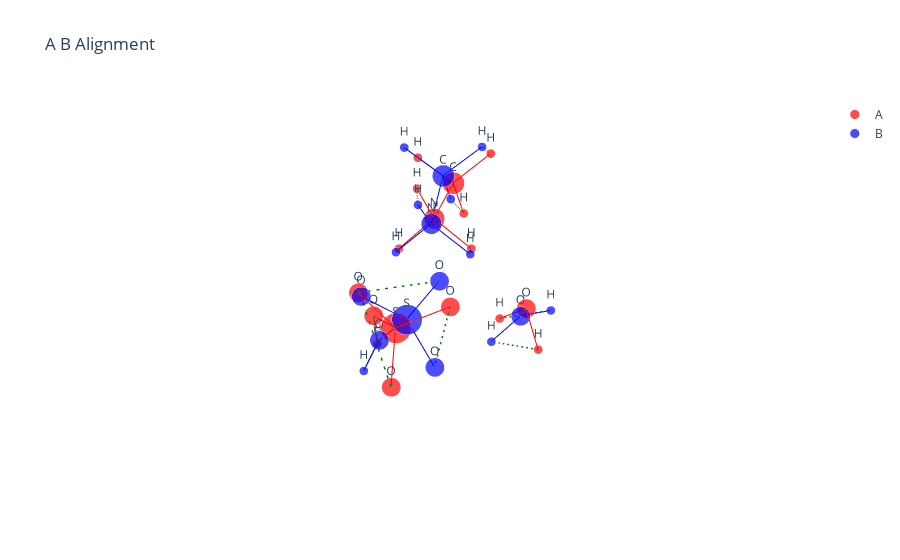

The notebook cell saved with this chart:
### Code cell
data_path = "../Data/S1-MA-W1"
molA = next(pybel.readfile("xyz", os.path.join(data_path, 's1maw1-1.xyz')))
molB = next(pybel.readfile("xyz", './arbalign_output/s1maw1-3-aligned_to-s1maw1-1.xyz'))
X_A, T_A, B_A = otm.tl.process_molecule(molA) 
X_B, T_B, B_B = otm.tl.process_molecule(molB)
X_B_aligned, _, _ = otm.tl.kabsch(X_A, X_B, np.eye(X_A.shape[0]))
print(otm.tl.root_mean_square_deviation(X_A, X_B_aligned))
otm.pl.interactive_alignment_plot(X_A, X_B_aligned, T_A, T_B, B_A, B_B, np.arange(X_A.shape[0], dtype=int), save=True)

### Figure 1 — Plotly figure (JSON) as saved in the notebook; plotly's stock layout.template omitted (floating-point values rounded to 4 significant figures)
{"data": [{"marker": {"color": "red", "size": [21, 13.2, 13.2, 13.2, 13.2, 6.2, 6.2, 14.2, 6.2, 6.2, 15.2, 6.2, 6.2, 6.2, 13.2, 6.2, 6.2], "symbol": "circle"}, "mode": "markers+text", "name": "A", "text": ["S", "O", "O", "O", "O", "H", "H", "N", "H", "H", "C", "H", "H", "H", "O", "H", "H"], "textposition": "top center", "type": "scatter3d", "x": [2.291, 3.109, 0.9474, 1.934, 3.007, 1.999, 1.507, 1.671, 2.204, 2.26, 0.379, 0.5845, -0.1032, -0.249, 1.005, 1.498, 0.981], "y": [-0.9793, -0.2735, -0.3439, -2.48, -1.355, -2.357, 0.8377, -0.1027, 0.00085, -0.6381, -0.8114, -1.806, -0.9044, -0.2341, 2.025, 2.754, 1.319], "z": [-1.813, -2.833, -1.511, -2.451, -0.5247, -3.415, 0.9541, 1.376, 2.241, 0.6563, 1.595, 2.008, 0.6157, 2.285, -0.2462, -0.6434, -0.9375]}, {"marker": {"color": "blue", "size": [21, 13.2, 13.2, 13.2, 13.2, 6.2, 6.2, 14.2, 6.2, 6.2, 15.2, 6.2, 6.2, 6.2, 13.2, 6.2, 6.2], "symbol": "circle"}, "mode": "markers+text", "name": "B", "text": ["S", "O", "O", "O", "O", "H", "H", "N", "H", "H", "C", "H", "H", "H", "O", "H", "H"], "textposition": "top center", "type": "scatter3d", "x": [1.888, 2.904, 2.186, 2.104, 0.4777, 2.919, 1.444, 1.782, 2.405, 2.337, 0.6419, 1.035, 0.05892, 0.03414, 1.119, 1.488, 0.2034], "y": [-1.014, -1.419, 0.3527, -2.079, -1.236, -1.79, 0.7567, -0.07841, 0.2424, -0.6546, -0.8798, -1.747, -1.213, -0.2585, 1.981, 1.521, 2.167], "z": [-1.78, -0.7172, -2.35, -3.033, -1.35, -3.482, 0.7596, 1.3, 2.042, 0.5937, 1.828, 2.371, 0.9619, 2.498, -0.4151, -1.211, -0.6607]}, {"line": {"color": "red", "width": 2}, "mode": "lines", "showlegend": false, "type": "scatter3d", "x": [2.291, 3.109], "y": [-0.9793, -0.2735], "z": [-1.813, -2.833]}, {"line": {"color": "red", "width": 2}, "mode": "lines", "showlegend": false, "type": "scatter3d", "x": [2.291, 0.9474], "y": [-0.9793, -0.3439], "z": [-1.813, -1.511]}, {"line": {"color": "red", "width": 2}, "mode": "lines", "showlegend": false, "type": "scatter3d", "x": [2.291, 1.934], "y": [-0.9793, -2.48], "z": [-1.813, -2.451]}, {"line": {"color": "red", "width": 2}, "mode": "lines", "showlegend": false, "type": "scatter3d", "x": [2.291, 3.007], "y": [-0.9793, -1.355], "z": [-1.813, -0.5247]}, {"line": {"color": "red", "width": 2}, "mode": "lines", "showlegend": false, "type": "scatter3d", "x": [1.934, 1.999], "y": [-2.48, -2.357], "z": [-2.451, -3.415]}, {"line": {"color": "red", "width": 2}, "mode": "lines", "showlegend": false, "type": "scatter3d", "x": [1.507, 1.671], "y": [0.8377, -0.1027], "z": [0.9541, 1.376]}, {"line": {"color": "red", "width": 2}, "mode": "lines", "showlegend": false, "type": "scatter3d", "x": [1.671, 2.204], "y": [-0.1027, 0.00085], "z": [1.376, 2.241]}, {"line": {"color": "red", "width": 2}, "mode": "lines", "showlegend": false, "type": "scatter3d", "x": [1.671, 2.26], "y": [-0.1027, -0.6381], "z": [1.376, 0.6563]}, {"line": {"color": "red", "width": 2}, "mode": "lines", "showlegend": false, "type": "scatter3d", "x": [1.671, 0.379], "y": [-0.1027, -0.8114], "z": [1.376, 1.595]}, {"line": {"color": "red", "width": 2}, "mode": "lines", "showlegend": false, "type": "scatter3d", "x": [0.379, 0.5845], "y": [-0.8114, -1.806], "z": [1.595, 2.008]}, {"line": {"color": "red", "width": 2}, "mode": "lines", "showlegend": false, "type": "scatter3d", "x": [0.379, -0.1032], "y": [-0.8114, -0.9044], "z": [1.595, 0.6157]}, {"line": {"color": "red", "width": 2}, "mode": "lines", "showlegend": false, "type": "scatter3d", "x": [0.379, -0.249], "y": [-0.8114, -0.2341], "z": [1.595, 2.285]}, {"line": {"color": "red", "width": 2}, "mode": "lines", "showlegend": false, "type": "scatter3d", "x": [1.005, 1.498], "y": [2.025, 2.754], "z": [-0.2462, -0.6434]}, {"line": {"color": "red", "width": 2}, "mode": "lines", "showlegend": false, "type": "scatter3d", "x": [1.005, 0.981], "y": [2.025, 1.319], "z": [-0.2462, -0.9375]}, {"line": {"color": "blue", "width": 2}, "mode": "lines", "showlegend": false, "type": "scatter3d", "x": [1.888, 2.904], "y": [-1.014, -1.419], "z": [-1.78, -0.7172]}, {"line": {"color": "blue", "width": 2}, "mode": "lines", "showlegend": false, "type": "scatter3d", "x": [1.888, 2.186], "y": [-1.014, 0.3527], "z": [-1.78, -2.35]}, {"line": {"color": "blue", "width": 2}, "mode": "lines", "showlegend": false, "type": "scatter3d", "x": [1.888, 2.104], "y": [-1.014, -2.079], "z": [-1.78, -3.033]}, {"line": {"color": "blue", "width": 2}, "mode": "lines", "showlegend": false, "type": "scatter3d", "x": [1.888, 0.4777], "y": [-1.014, -1.236], "z": [-1.78, -1.35]}, {"line": {"color": "blue", "width": 2}, "mode": "lines", "showlegend": false, "type": "scatter3d", "x": [2.104, 2.919], "y": [-2.079, -1.79], "z": [-3.033, -3.482]}, {"line": {"color": "blue", "width": 2}, "mode": "lines", "showlegend": false, "type": "scatter3d", "x": [1.444, 1.782], "y": [0.7567, -0.07841], "z": [0.7596, 1.3]}, {"line": {"color": "blue", "width": 2}, "mode": "lines", "showlegend": false, "type": "scatter3d", "x": [1.782, 2.405], "y": [-0.07841, 0.2424], "z": [1.3, 2.042]}, {"line": {"color": "blue", "width": 2}, "mode": "lines", "showlegend": false, "type": "scatter3d", "x": [1.782, 2.337], "y": [-0.07841, -0.6546], "z": [1.3, 0.5937]}, {"line": {"color": "blue", "width": 2}, "mode": "lines", "showlegend": false, "type": "scatter3d", "x": [1.782, 0.6419], "y": [-0.07841, -0.8798], "z": [1.3, 1.828]}, {"line": {"color": "blue", "width": 2}, "mode": "lines", "showlegend": false, "type": "scatter3d", "x": [0.6419, 1.035], "y": [-0.8798, -1.747], "z": [1.828, 2.371]}, {"line": {"color": "blue", "width": 2}, "mode": "lines", "showlegend": false, "type": "scatter3d", "x": [0.6419, 0.05892], "y": [-0.8798, -1.213], "z": [1.828, 0.9619]}, {"line": {"color": "blue", "width": 2}, "mode": "lines", "showlegend": false, "type": "scatter3d", "x": [0.6419, 0.03414], "y": [-0.8798, -0.2585], "z": [1.828, 2.498]}, {"line": {"color": "blue", "width": 2}, "mode": "lines", "showlegend": false, "type": "scatter3d", "x": [1.119, 1.488], "y": [1.981, 1.521], "z": [-0.4151, -1.211]}, {"line": {"color": "blue", "width": 2}, "mode": "lines", "showlegend": false, "type": "scatter3d", "x": [1.119, 0.2034], "y": [1.981, 2.167], "z": [-0.4151, -0.6607]}, {"line": {"color": "green", "dash": "longdash", "width": 3}, "mode": "lines", "showlegend": false, "type": "scatter3d", "x": [2.291, 1.888], "y": [-0.9793, -1.014], "z": [-1.813, -1.78]}, {"line": {"color": "green", "dash": "longdash", "width": 3}, "mode": "lines", "showlegend": false, "type": "scatter3d", "x": [3.109, 2.904], "y": [-0.2735, -1.419], "z": [-2.833, -0.7172]}, {"line": {"color": "green", "dash": "longdash", "width": 3}, "mode": "lines", "showlegend": false, "type": "scatter3d", "x": [0.9474, 2.186], "y": [-0.3439, 0.3527], "z": [-1.511, -2.35]}, {"line": {"color": "green", "dash": "longdash", "width": 3}, "mode": "lines", "showlegend": false, "type": "scatter3d", "x": [1.934, 2.104], "y": [-2.48, -2.079], "z": [-2.451, -3.033]}, {"line": {"color": "green", "dash": "longdash", "width": 3}, "mode": "lines", "showlegend": false, "type": "scatter3d", "x": [3.007, 0.4777], "y": [-1.355, -1.236], "z": [-0.5247, -1.35]}, {"line": {"color": "green", "dash": "longdash", "width": 3}, "mode": "lines", "showlegend": false, "type": "scatter3d", "x": [1.999, 2.919], "y": [-2.357, -1.79], "z": [-3.415, -3.482]}, {"line": {"color": "green", "dash": "longdash", "width": 3}, "mode": "lines", "showlegend": false, "type": "scatter3d", "x": [1.507, 1.444], "y": [0.8377, 0.7567], "z": [0.9541, 0.7596]}, {"line": {"color": "green", "dash": "longdash", "width": 3}, "mode": "lines", "showlegend": false, "type": "scatter3d", "x": [1.671, 1.782], "y": [-0.1027, -0.07841], "z": [1.376, 1.3]}, {"line": {"color": "green", "dash": "longdash", "width": 3}, "mode": "lines", "showlegend": false, "type": "scatter3d", "x": [2.204, 2.405], "y": [0.00085, 0.2424], "z": [2.241, 2.042]}, {"line": {"color": "green", "dash": "longdash", "width": 3}, "mode": "lines", "showlegend": false, "type": "scatter3d", "x": [2.26, 2.337], "y": [-0.6381, -0.6546], "z": [0.6563, 0.5937]}, {"line": {"color": "green", "dash": "longdash", "width": 3}, "mode": "lines", "showlegend": false, "type": "scatter3d", "x": [0.379, 0.6419], "y": [-0.8114, -0.8798], "z": [1.595, 1.828]}, {"line": {"color": "green", "dash": "longdash", "width": 3}, "mode": "lines", "showlegend": false, "type": "scatter3d", "x": [0.5845, 1.035], "y": [-1.806, -1.747], "z": [2.008, 2.371]}, {"line": {"color": "green", "dash": "longdash", "width": 3}, "mode": "lines", "showlegend": false, "type": "scatter3d", "x": [-0.1032, 0.05892], "y": [-0.9044, -1.213], "z": [0.6157, 0.9619]}, {"line": {"color": "green", "dash": "longdash", "width": 3}, "mode": "lines", "showlegend": false, "type": "scatter3d", "x": [-0.249, 0.03414], "y": [-0.2341, -0.2585], "z": [2.285, 2.498]}, {"line": {"color": "green", "dash": "longdash", "width": 3}, "mode": "lines", "showlegend": false, "type": "scatter3d", "x": [1.005, 1.119], "y": [2.025, 1.981], "z": [-0.2462, -0.4151]}, {"line": {"color": "green", "dash": "longdash", "width": 3}, "mode": "lines", "showlegend": false, "type": "scatter3d", "x": [1.498, 1.488], "y": [2.754, 1.521], "z": [-0.6434, -1.211]}, {"line": {"color": "green", "dash": "longdash", "width": 3}, "mode": "lines", "showlegend": false, "type": "scatter3d", "x": [0.981, 0.2034], "y": [1.319, 2.167], "z": [-0.9375, -0.6607]}], "layout": {"scene": {"aspectmode": "data", "xaxis": {"title": {"text": "X"}, "visible": false}, "yaxis": {"title": {"text": "Y"}, "visible": false}, "zaxis": {"title": {"text": "Z"}, "visible": false}}, "showlegend": true, "title": {"text": "A B Alignment"}}}
